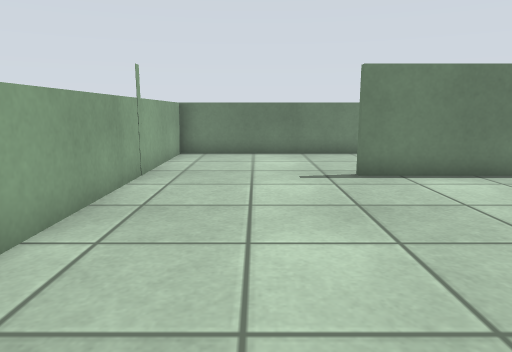
view 1 (above)

15 first-person views from a walk through a world built for the Gazebo simulator. The camera is 0.29 m above the floor, tilts 10° down and sees 70° across. The floor is counted in squares, 0.2 m on a side. Each view is taken from the middle of a square. On the plan, view 1 faces up. The plan holds only what a view shows up to about 16 squares ahead; the rest is blank.

view 2
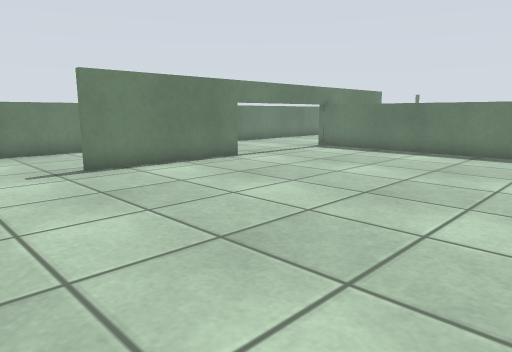

view 3
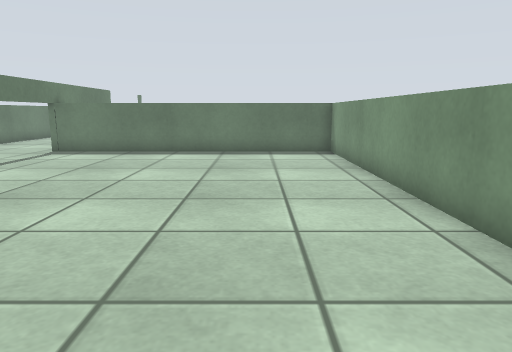

view 4
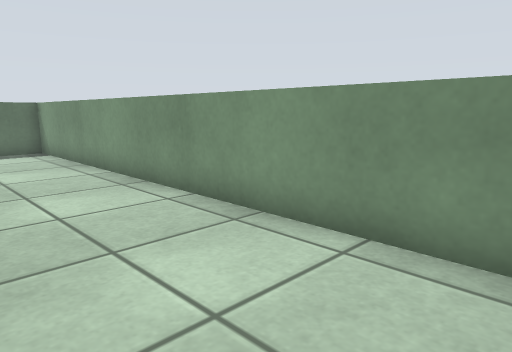

view 5
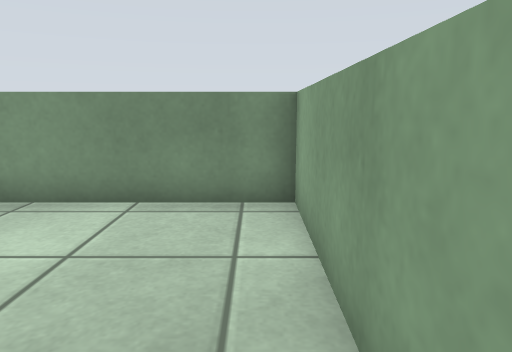

view 6
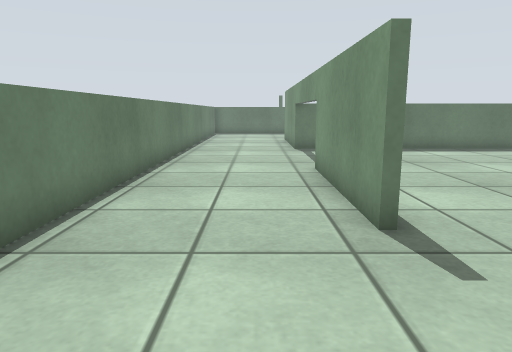

view 7
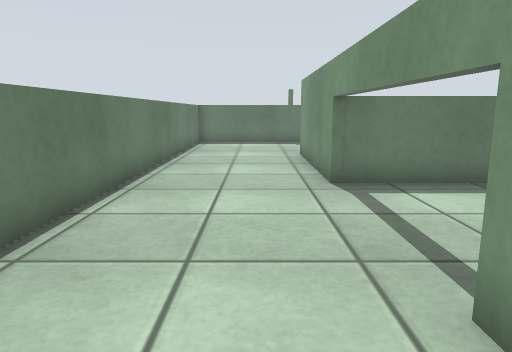

view 8
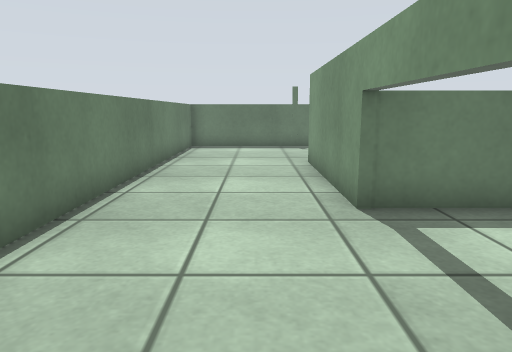

view 9
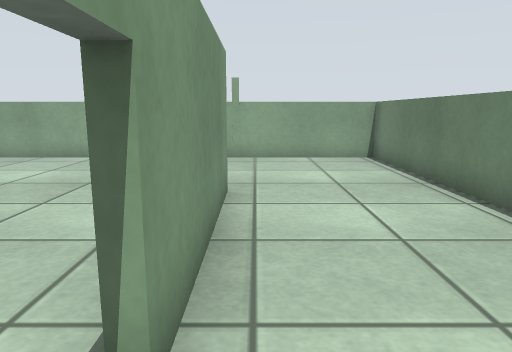

view 10
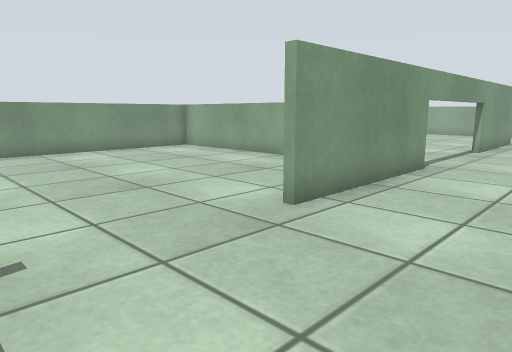

view 11
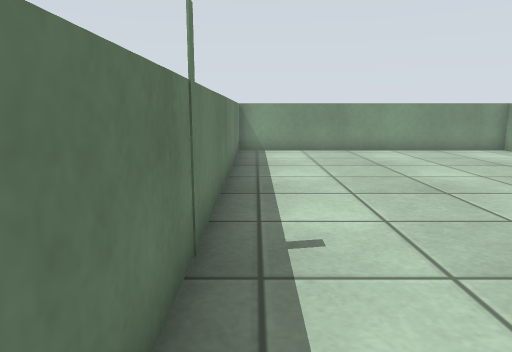

view 12
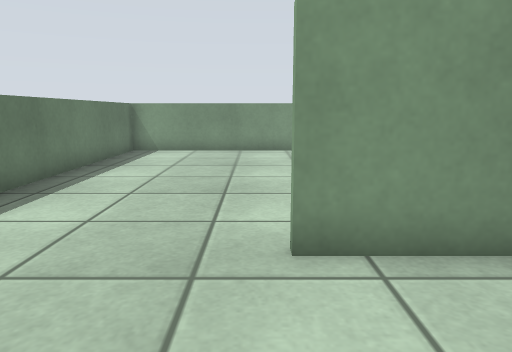

view 13
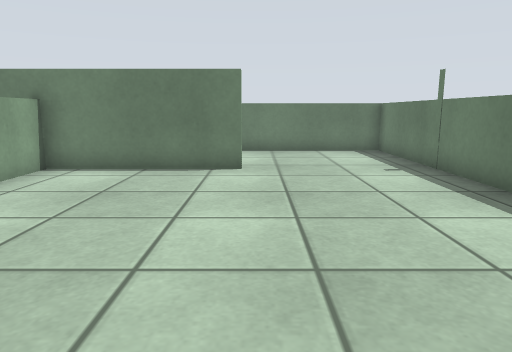

view 14
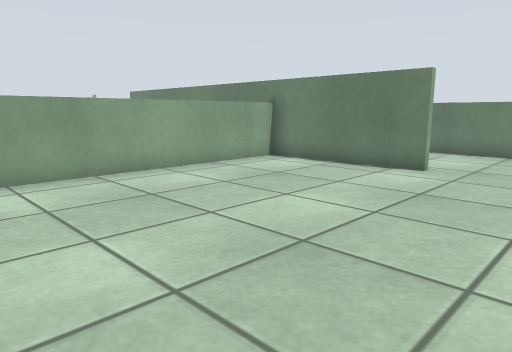

view 15
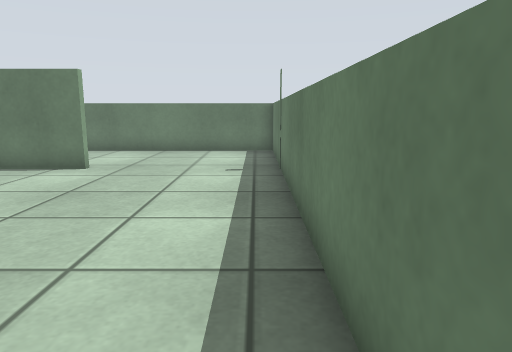

### Floor plan
Key: @ floor where view 1 was taken; # wall or solid block; . floor; T thing the floor can be seen under or through.
Columns run from 3 left of view 1 to 23 right of it. Each row starts with its distance up from view 1.
 13 ###########################
 12 #.........................#
 11 #.........................#
 10 #.........................#
  9 #.........................#
  8 #.....#TTTTTTTTTT####.....#
  7 #...............#.........#
  6 #...............#.........#
  5 #...............#.........#
  4 #...............#.........#
  3 #...............#.........#
  2 #...............#.........#
  1 #...............#.........#
  0 #..@............#.........#
 -1 #...............#.........#
 -2 ###########################

Where each view was taken, in squares from view 1:
view 1: 0 up, 0 right, facing up
view 2: 1 down, 1 left, facing up-right
view 3: 1 up, 1 left, facing right
view 4: 2 up, 2 left, facing down-right
view 5: 4 up, 2 left, facing down
view 6: 10 up, 2 left, facing right
view 7: 10 up, 5 right, facing right
view 8: 10 up, 7 right, facing right
view 9: 9 up, 9 right, facing left
view 10: 12 up, 22 right, facing down-left
view 11: 12 up, 22 right, facing down
view 12: 12 up, 18 right, facing down
view 13: 1 down, 18 right, facing up
view 14: 1 down, 21 right, facing up-left
view 15: 1 down, 22 right, facing up
